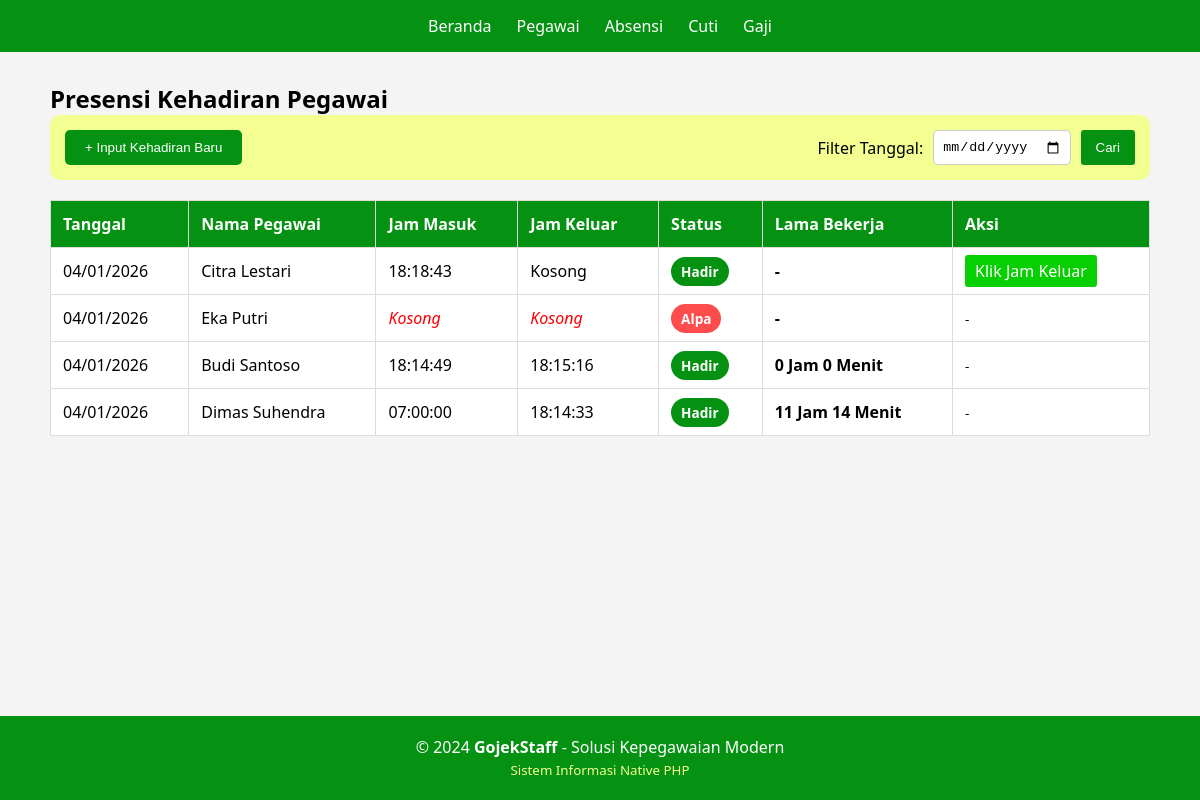
Page /absensi.php on the committed database.
### tables this page shows
CREATE TABLE `absensi` (
  `id_absensi` int(11) NOT NULL,
  `id_pegawai` int(11) NOT NULL,
  `tanggal` date NOT NULL,
  `jam_masuk` time DEFAULT NULL,
  `jam_keluar` time DEFAULT NULL,
  `status` enum('Hadir','Alpa','Izin/Cuti') DEFAULT 'Hadir'
);

CREATE TABLE `pegawai` (
  `id_pegawai` int(11) NOT NULL,
  `nip` varchar(20) NOT NULL,
  `nama` varchar(100) NOT NULL,
  `alamat` text DEFAULT NULL,
  `telepon` varchar(15) DEFAULT NULL,
  `id_jabatan` int(11) DEFAULT NULL,
  `password` varchar(255) NOT NULL
);

### absensi.php (the view, shortened to what this page needs)
<?php
require_once 'db_connect.php';
$filter_tgl = isset($_GET['filter_tgl']) ? $_GET['filter_tgl'] : '';
function hitungDurasi($masuk, $keluar)
{
    if (!$masuk || !$keluar)
        return "-";
    $awal = strtotime($masuk);
    $akhir = strtotime($keluar);
    $diff = $akhir - $awal;
    $jam = floor($diff / (60 * 60));
    $menit = floor(($diff - ($jam * 60 * 60)) / 60);
    return "$jam Jam $menit Menit";
}
?>
<!DOCTYPE html>
<html lang="id">
<head>
    <link rel="stylesheet" href="style.css">
</head>
<body>
    <?php include 'navbar.php'; ?>
    <div class="content-pegawai">
        <h2>Presensi Kehadiran Pegawai</h2>
        <div class="filter-box" style="justify-content: space-between;">
            <div>
                <button class="btn-tambah" onclick="document.getElementById('modalAbsen').style.display='block'"
                    style="margin-bottom:0">
                    + Input Kehadiran Baru
                </button>
            </div>
            <form action="" method="GET" style="display: flex; gap: 10px; align-items: center;">
                <label>Filter Tanggal:</label>
                <input type="date" name="filter_tgl" value="<?= $filter_tgl; ?>"
                    style="padding: 8px; border-radius: 5px; border: 1px solid #ccc;">
                <button type="submit" class="btn-edit"
                    style="background-color: #059212; color: white; padding: 10px 15px;">Cari</button>
            </form>
        </div>
        <table>
            <thead>
                <tr>
                    <th>Tanggal</th>
                    <th>Nama Pegawai</th>
                    <th>Jam Masuk</th>
                    <th>Jam Keluar</th>
                    <th>Status</th>
                    <th>Lama Bekerja</th>
                    <th>Aksi</th>
                </tr>
            </thead>
            <tbody>
                <?php
                if ($filter_tgl != '') {
                    $sql = "SELECT absensi.*, pegawai.nama FROM absensi
                            JOIN pegawai ON absensi.id_pegawai = pegawai.id_pegawai
                            WHERE absensi.tanggal = '$filter_tgl'
                            ORDER BY absensi.id_absensi DESC";
                } else {
                    $sql = "SELECT absensi.*, pegawai.nama FROM absensi
                            JOIN pegawai ON absensi.id_pegawai = pegawai.id_pegawai
                            ORDER BY absensi.tanggal DESC, absensi.id_absensi DESC";
                }
                $query = mysqli_query($conn, $sql);
                if (mysqli_num_rows($query) > 0) {
                    while ($row = mysqli_fetch_assoc($query)):
                        ?>
                        <tr>
                            <td><?= date('d/m/Y', strtotime($row['tanggal'])); ?></td>
                            <td><?= $row['nama']; ?></td>
                            <td style="<?= $row['status'] != 'Hadir' ? 'color: red; font-style: italic;' : ''; ?>">
                                <?= $row['jam_masuk'] ?: 'Kosong'; ?>
                            </td>
                            <td style="<?= $row['status'] != 'Hadir' ? 'color: red; font-style: italic;' : ''; ?>">
                                <?= $row['jam_keluar'] ?: 'Kosong'; ?>
                            </td>
                            <td>
                                <span
                                    class="badge badge-<?= strtolower($row['status'] == 'Izin/Cuti' ? 'izin' : $row['status']); ?>">
                                    <?= $row['status']; ?>
                                </span>
                            </td>
                            <td>
                                <strong><?= ($row['status'] == 'Hadir') ? hitungDurasi($row['jam_masuk'], $row['jam_keluar']) : '-'; ?></strong>
                            </td>
                            <td>
                                <?php if ($row['status'] == 'Hadir' && empty($row['jam_keluar'])): ?>
                                    <a href="absensi_proses.php?absen_keluar=<?= $row['id_absensi']; ?>" class="btn-edit"
                                        style="background-color: #06D001; color:white;">
                                        Klik Jam Keluar
                                    </a>
                                <?php else: ?>
                                    <small>-</small>
                                <?php endif; ?>
                            </td>
                        </tr>
                    <?php
                    endwhile;
                } else {
                    echo "<tr><td colspan='7' style='padding: 20px;'>Tidak ada data absensi untuk tanggal ini.</td></tr>";
                }
                ?>
            </tbody>
        </table>
    </div>
    <?php include 'footer.php'; ?>
</body>
</html>

### navbar.php
<nav>
    <ul>
        <li><a href="index.php">Beranda</a></li>
        <li><a href="pegawai.php">Pegawai</a></li>
        <li><a href="absensi.php">Absensi</a></li>
        <li><a href="cuti.php">Cuti</a></li>
        <li><a href="gaji.php">Gaji</a></li>
    </ul>
</nav>

### footer.php
<footer>
    <p>&copy; 2024 <strong>GojekStaff</strong> - Solusi Kepegawaian Modern</p>
    <small style="color: #F3FF90;">Sistem Informasi Native PHP</small>
</footer>

### style.css (style rules this page uses)
* { margin: 0; padding: 0; box-sizing: border-box; }
html, body { height: 100%; }
body { font-family: 'Segoe UI', Tahoma, Geneva, Verdana, sans-serif; background-color: #f4f4f4; display: flex; flex-direction: column; }
nav { background-color: #059212; padding: 15px 0; color: white; display: flex; flex-direction: column; align-items: center; gap: 10px; }
nav ul { list-style: none; display: flex; gap: 25px; }
nav ul li a { color: white; text-decoration: none; font-weight: 500; transition: 0.3s; }
.content-pegawai { flex: 1; padding: 30px 50px; }
.btn-tambah { background-color: #059212; color: white; padding: 10px 20px; border: none; border-radius: 5px; cursor: pointer; margin-bottom: 20px; }
table { width: 100%; border-collapse: collapse; background: white; }
table th, table td { border: 1px solid #ddd; padding: 12px; text-align: left; }
table th { background-color: #059212; color: white; }
.btn-edit { background-color: #9BEC00; color: #333; padding: 5px 10px; text-decoration: none; border-radius: 3px; border: none; cursor: pointer; }
.badge { padding: 5px 10px; border-radius: 20px; font-size: 0.85em; font-weight: bold; color: white; }
.badge-hadir { background-color: #059212; }
.badge-alpa { background-color: #ff4d4d; }
.filter-box { background: #F3FF90; padding: 15px; border-radius: 10px; margin-bottom: 20px; display: flex; gap: 15px; align-items: center; }
footer { background-color: #059212; color: white; text-align: center; padding: 20px 0; width: 100%; }

### rows in the picture
absensi: tanggal "04/01/2026", id_pegawai.nama "Citra Lestari", jam_masuk "18:18:43", jam_keluar "Kosong", status "Hadir", hitungDurasi($row['jam_masuk'], $row['jam_keluar']) "-"
absensi: tanggal "04/01/2026", id_pegawai.nama "Eka Putri", jam_masuk "Kosong", jam_keluar "Kosong", status "Alpa"
absensi: tanggal "04/01/2026", id_pegawai.nama "Budi Santoso", jam_masuk "18:14:49", jam_keluar "18:15:16", status "Hadir", hitungDurasi($row['jam_masuk'], $row['jam_keluar']) "0 Jam 0 Menit"
absensi: tanggal "04/01/2026", id_pegawai.nama "Dimas Suhendra", jam_masuk "07:00:00", jam_keluar "18:14:33", status "Hadir", hitungDurasi($row['jam_masuk'], $row['jam_keluar']) "11 Jam 14 Menit"
